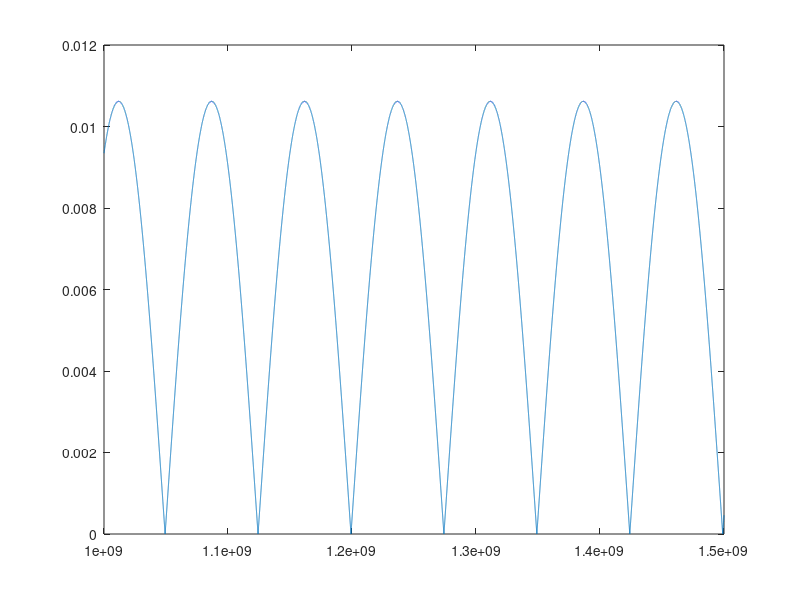
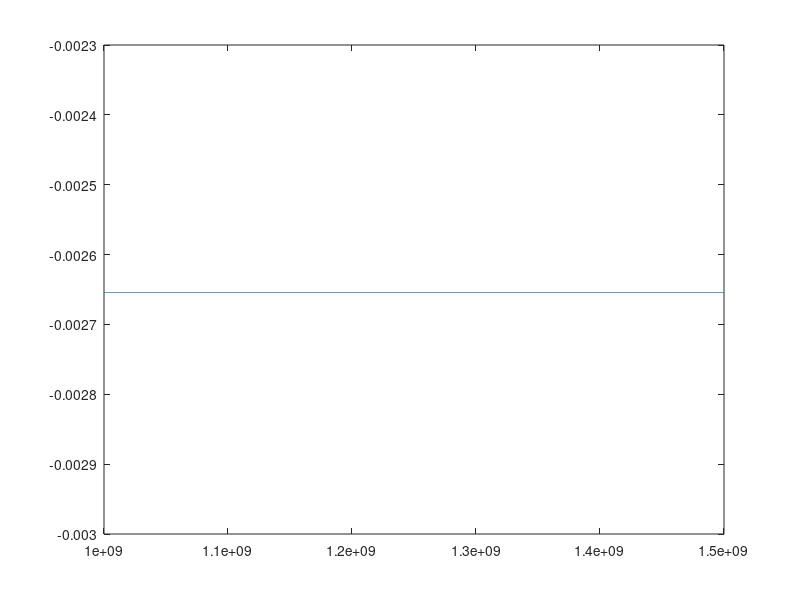
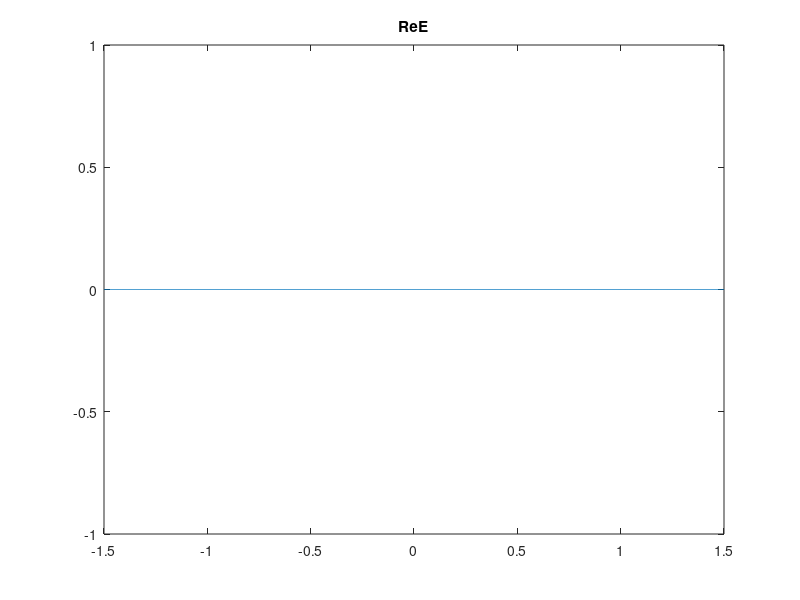

Write the MATLAB code that produced these figures, in order. (Note: this script raises an error after producing the figures.)
%c
e0 = 8.85419e-12;
m0 = pi*4e-7;

f = (1e9:1e4:1.5e9);

d = 1;
k = 2*pi*sqrt(e0*m0).*f;
Z = sqrt(m0/e0);

num=size(k,2);

A(1,1,:) = exp(-j*d.*k);
A(1,2,:) = exp(j*d.*k);
A(1,3,:) = zeros(1,num);
A(1,4,:) = zeros(1,num);

A(2,1,:) = ones(1,num);
A(2,2,:) = ones(1,num);
A(2,3,:) = -ones(1,num);
A(2,4,:) = -ones(1,num);

A(3,1,:) = zeros(1,num);
A(3,2,:) = zeros(1,num);
A(3,3,:) = exp(j*d.*k);
A(3,4,:) = exp(-j*d.*k);

A(4,1,:) = 1/Z.*ones(1,num);
A(4,2,:) = -1/Z.*ones(1,num);
A(4,3,:) = -1/Z.*ones(1,num);
A(4,4,:) = 1/Z.*ones(1,num);

for i=1:num
        deter(i)=det(A(:,:,i));
end

figure(1)
plot(f,abs(deter));

B = [0; 0; 0; 1];
for i=1:num
    X(i,:) = B \ A(:,:,i);
end

E2_pos=X(:,2);

figure(2)
plot(f,E2_pos);

%d
f1=1.15e9;
k1 = 2*pi*sqrt(e0*m0).*f1;
A1=[exp(-j*d*k1) exp(j*d*k1) 0 0; 1 1 -1 -1; 0 0 exp(j*d*k1) exp(-j*d*k1); 1/Z -1/Z -1/Z 1/Z];
x1=B\A1;

z=(-1.5:0.001:1.5);

E1 = x1(1).*exp(-j*k1.*z) + x1(2).*exp(j*k1.*z);

E2 = x1(3).*exp(-j*k1.*z) + x1(4).*exp(j*k1.*z);

E = (z>=0).*(z<=d).*E1 + (z<0).*(z>=-d).*E2;

H1 = x1(1)./Z.*exp(-j*k1.*z) - x1(2)./Z.*exp(j*k1.*z);

H2 = x1(3)./Z.*exp(-j*k1.*z) - x1(4)./Z.*exp(j*k1.*z);

H = (z>=0).*(z<=d).*H1 + (z<0).*(z>=-d).*H2;

figure(3)
plot(z,real(E));
hold on
title("Re{E}");
xline(-d);
xline(0);
xline(d);

figure(4)
plot(z,imag(E));
hold on
title("Im{E}");
xline(-d);
xline(0);
xline(d);

figure(5)
plot(z,real(H));
hold on
title("Re{H}");
xline(-d);
xline(0);
xline(d);

figure(6)
plot(z,imag(H));
hold on
title("Im{H}");
xline(-d);
xline(0);
xline(d);

%same for f1=1.05e9